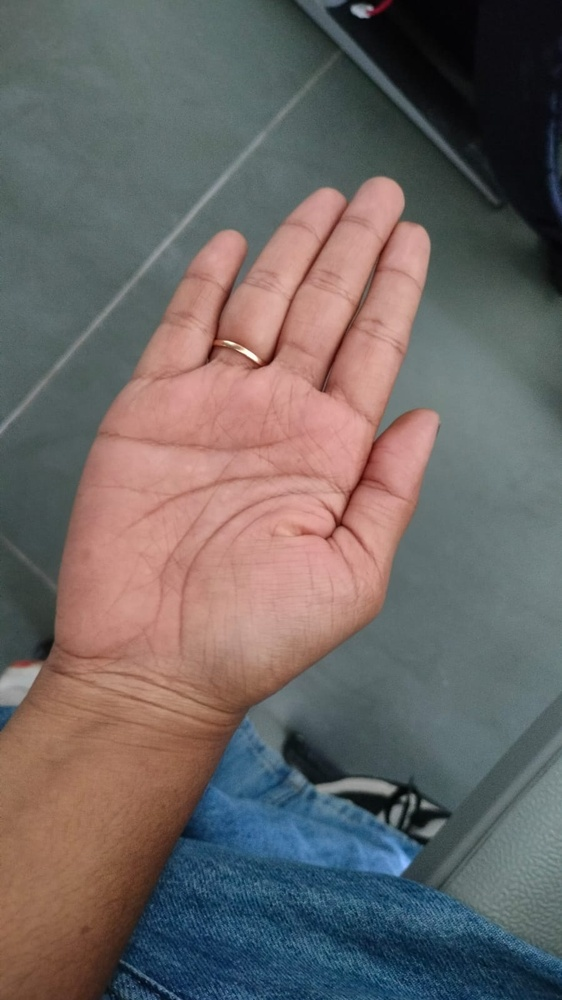
#> input picture unit 5/hand palm/palm.jpeg, 562 x 1000 px, shrunk from 899 x 1600 before the run
$ python main.py
#> lines starting #> are read from the running program, lines starting #| are printed output that depends on the picture
import cv2

# Read the JPEG image
image = cv2.imread("palm.jpeg")
#> image is the input picture: shape (1000, 562, 3); mean B, G, R 100.8, 102.1, 108.3

# Check if the image was loaded
if image is None:
    print("Error: Could not find 'palm.jpeg'")
    exit()

# Display original image
cv2.imshow("Original Palm", image)

# Convert to grayscale
gray = cv2.cvtColor(image, cv2.COLOR_BGR2GRAY)
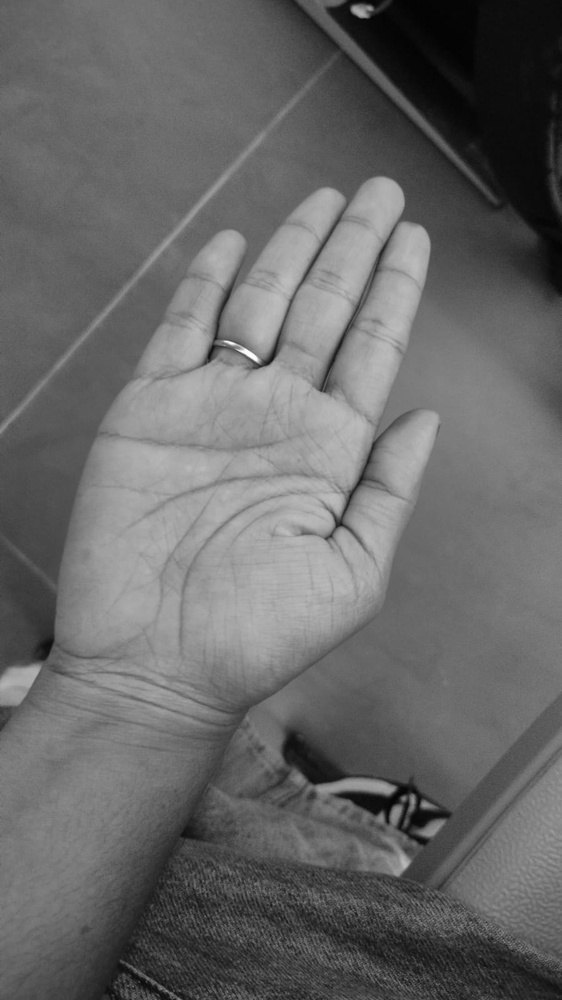
#> gray: shape (1000, 562); min 3, max 253, mean 103.8

# Detect palm lines using Canny Edge Detector
edges = cv2.Canny(gray, 40, 55, apertureSize=3)
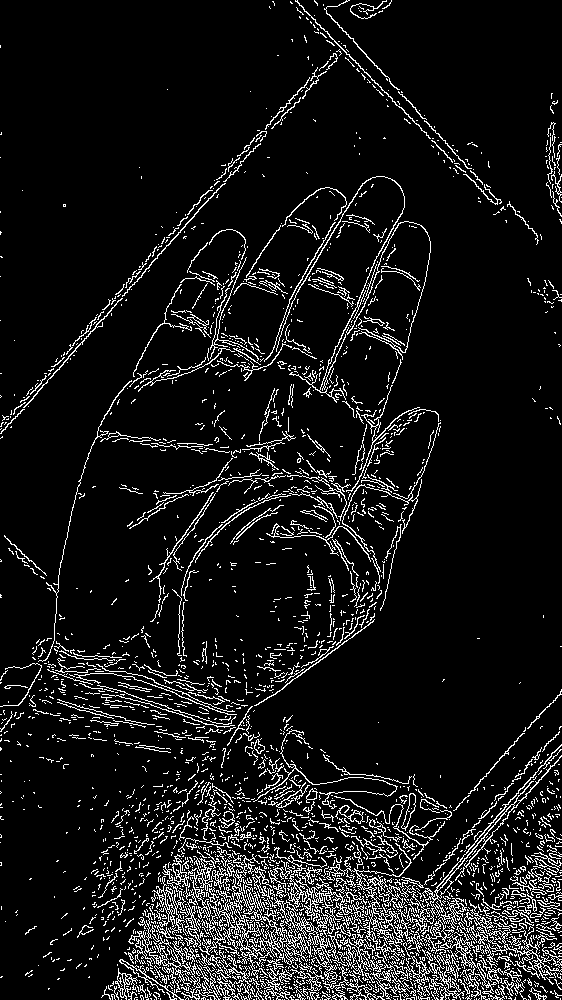
#> edges: shape (1000, 562); 8.9% white in thin lines or dots

# Display detected edges
cv2.imshow("Detected Palm Lines", edges)

# Invert colors
edges_inv = cv2.bitwise_not(edges)
#> edges_inv: shape (1000, 562); 91.1% white; black in thin lines or dots

# Display inverted image
cv2.imshow("Inverted Palm Lines", edges_inv)

# Save the inverted image
cv2.imwrite("palmlines.jpg", edges_inv)

# Read the saved image
palmlines = cv2.imread("palmlines.jpg")
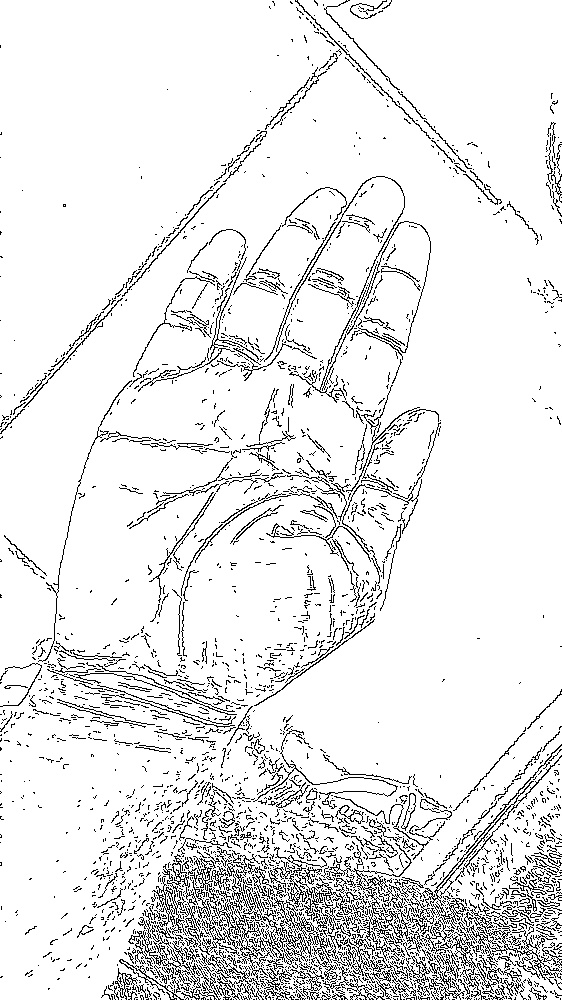
#> palmlines: shape (1000, 562, 3); min 0, max 255, mean 232.2

# Blend with original image
result = cv2.addWeighted(palmlines, 0.3, image, 0.7, 0)
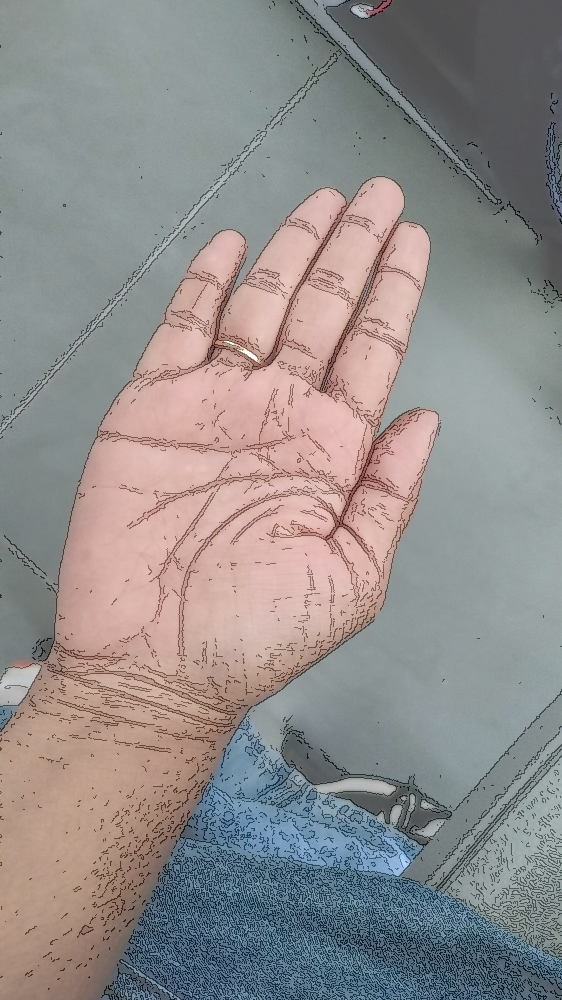
#> result: shape (1000, 562, 3); mean B, G, R 140.2, 141.1, 145.5

# Display final result
cv2.imshow("Final Result", result)

# Save final output
cv2.imwrite("final_output.jpg", result)

cv2.waitKey(0)
cv2.destroyAllWindows()
